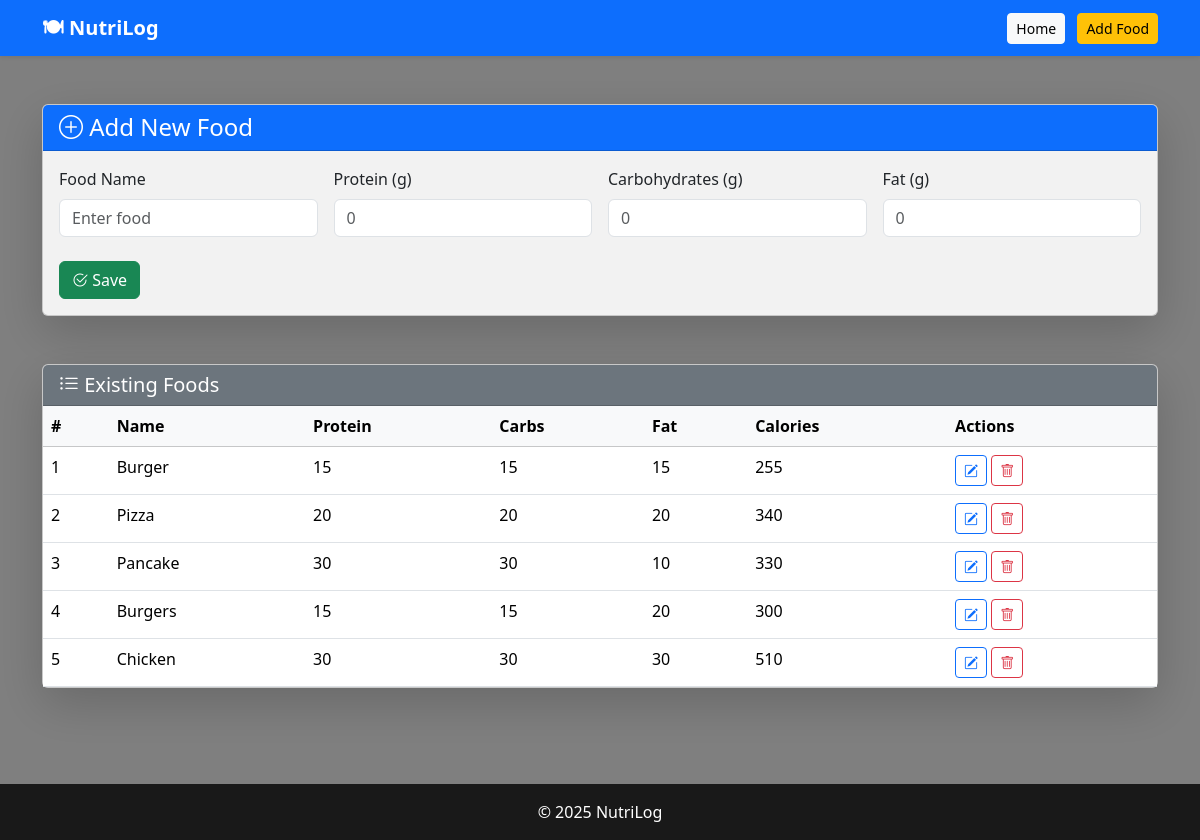
Page /add on the committed database.
### foodtracker/models.py (models this page shows)
class Food(db.Model):
    id = db.Column(db.Integer, primary_key=True)
    name = db.Column(db.String(50), unique=True, nullable=False)
    proteins = db.Column(db.Integer, nullable=False)
    carbs = db.Column(db.Integer, nullable=False)
    fats = db.Column(db.Integer, nullable=False)
    @property
    def calories(self):
        return self.proteins * 4 + self.carbs * 4 + self.fats * 9

### foodtracker/main/routes.py (the view)
@main.route('/add')
def add():
    foods = Food.query.all()
    return render_template('add.html', foods=foods, food=None)

### foodtracker/templates/add.html (shortened to what this page needs)
<!DOCTYPE html>
<html lang="en">
<head>
  <link href="https://cdn.jsdelivr.net/npm/bootstrap@5.3.3/dist/css/bootstrap.min.css" rel="stylesheet">
  <link href="https://cdn.jsdelivr.net/npm/bootstrap-icons/font/bootstrap-icons.css" rel="stylesheet">
</head>
<body>
  <nav class="navbar navbar-expand-lg navbar-dark bg-primary shadow-sm">
    <div class="container">
      <a class="navbar-brand fw-bold" href="{{ url_for('main.index') }}">🍽 NutriLog</a>
      <div>
        <a class="btn btn-light btn-sm me-2" href="{{ url_for('main.index') }}">Home</a>
        <a class="btn btn-warning btn-sm" href="{{ url_for('main.add') }}">Add Food</a>
      </div>
    </div>
  </nav>
  <div class="container py-5">
    <div class="card shadow-lg">
      <div class="card-header bg-primary text-white">
        <h4 class="mb-0"><i class="bi bi-plus-circle"></i> Add New Food</h4>
      </div>
      <div class="card-body">
        <form action="{{ url_for('main.add') }}" method="POST">
          <div class="row g-3">
            <div class="col-md-3">
              <label class="form-label">Food Name</label>
              <input type="text" name="food-name" class="form-control" placeholder="Enter food" required>
            </div>
            <div class="col-md-3">
              <label class="form-label">Protein (g)</label>
              <input type="number" step="0.1" name="protein" class="form-control" placeholder="0" required>
            </div>
            <div class="col-md-3">
              <label class="form-label">Carbohydrates (g)</label>
              <input type="number" step="0.1" name="carbohydrates" class="form-control" placeholder="0" required>
            </div>
            <div class="col-md-3">
              <label class="form-label">Fat (g)</label>
              <input type="number" step="0.1" name="fat" class="form-control" placeholder="0" required>
            </div>
          </div>
          <div class="mt-4">
            <button class="btn btn-success"><i class="bi bi-check2-circle"></i> Save</button>
          </div>
        </form>
      </div>
    </div>
    <div class="card shadow-lg mt-5">
      <div class="card-header bg-secondary text-white">
        <h5 class="mb-0"><i class="bi bi-list-ul"></i> Existing Foods</h5>
      </div>
      <div class="card-body p-0">
        <table class="table table-hover mb-0">
          <thead class="table-light">
            <tr>
              <th>#</th>
              <th>Name</th>
              <th>Protein</th>
              <th>Carbs</th>
              <th>Fat</th>
              <th>Calories</th>
              <th>Actions</th>
            </tr>
          </thead>
          <tbody>
            {% for food in foods %}
            <tr>
              <td>{{ loop.index }}</td>
              <td>{{ food.name }}</td>
              <td>{{ food.proteins }}</td>
              <td>{{ food.carbs }}</td>
              <td>{{ food.fats }}</td>
              <td>{{ food.calories }}</td>
              <td>
                <a href="{{ url_for('main.edit_food', food_id=food.id) }}" class="btn btn-sm btn-outline-primary"><i class="bi bi-pencil-square"></i></a>
                <a href="{{ url_for('main.delete_food', food_id=food.id) }}" class="btn btn-sm btn-outline-danger"><i class="bi bi-trash"></i></a>
              </td>
            </tr>
            {% endfor %}
          </tbody>
        </table>
      </div>
    </div>
  </div>
  <footer class="text-white text-center py-3 mt-5">
    &copy; 2025 NutriLog
  </footer>
</body>
</html>

### foodtracker/templates/add.html (style rules this page uses)
body { font-family: 'Segoe UI', Tahoma, Geneva, Verdana, sans-serif; background: url('https://images.unsplash.com/photo-1600891964599-f61ba0e24092?auto=format&fit=crop&w=1950&q=80') no-repeat center center fixed; background-size: cover; position: relative; min-height: 100vh; }
body::before { content: ''; position: absolute; top: 0; left: 0; width: 100%; height: 100%; background: rgba(0,0,0,0.5); z-index: 0; }
.container, .navbar, footer { position: relative; z-index: 1; }
.card { background: rgba(255,255,255,0.9); }
footer { background: rgba(0,0,0,0.8); }

### rows in the picture
Food: name "Burger", proteins "15", carbs "15", fats "15", calories "255"
Food: name "Pizza", proteins "20", carbs "20", fats "20", calories "340"
Food: name "Pancake", proteins "30", carbs "30", fats "10", calories "330"
Food: name "Burgers", proteins "15", carbs "15", fats "20", calories "300"
Food: name "Chicken", proteins "30", carbs "30", fats "30", calories "510"
